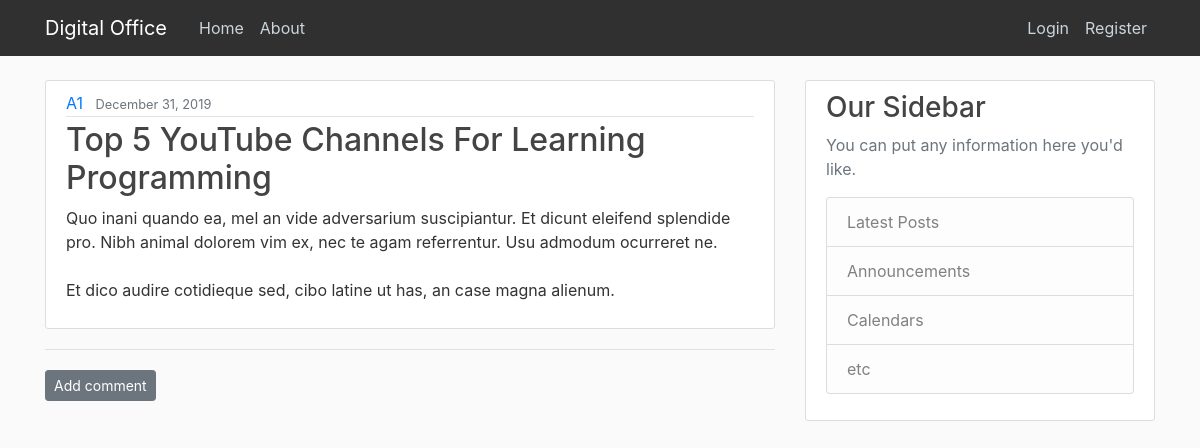
The page /blog/files/30/ on the database its author committed.
### blog/models.py (models this page shows, shortened)
class Files(models.Model):
    title=models.CharField(max_length=100)
    summary=models.TextField()
    date_posted=models.DateTimeField(default=timezone.now)
    author=models.ForeignKey(User,on_delete=models.CASCADE)

### blog/views.py (the view)
# urls.py: path('files/<int:pk>/',FileDetailView.as_view(),name='file-detail'),
class FileDetailView(DetailView):
    model=Files

### blog/templates/blog/files_detail.html (shortened to what this page needs)
{% extends "blog/base.html" %}
{% block content %}
<article class="media content-section">
    <div class="media-body">
      <div class="article-metadata">
        <a class="mr-2" href="#">{{ object.author }}</a>
        <small class="text-muted">{{ object.date_posted | date:"F d, Y" }}</small>
      </div>
      <h2  class="article-title">{{ object.title }}</h2>
      <p class="article-content">{{ object.summary }}</p>
    </div>
  </article>
  <hr>
<a class="btn btn-secondary btn-sm mt-1 mb-1" href="{% url 'add_comment_to_post' files.pk %}">Add comment</a>
<br>
{% endblock %}

### blog/static/blog/main.css (style rules this page uses)
body { background: #fafafa; color: #333333; margin-top: 5rem; }
h1, h2, h3, h4, h5, h6 { color: #444444; }
.content-section { background: #ffffff; padding: 10px 20px; border: 1px solid #dddddd; border-radius: 3px; margin-bottom: 20px; }
.article-title { color: #444444; }
.article-content { white-space: pre-line; }
.article-metadata { padding-bottom: 1px; margin-bottom: 4px; border-bottom: 1px solid #e3e3e3 }

### rows shown on the page
Files: author "A1", date_posted "December 31, 2019", title "Top 5 YouTube Channels For Learning Programming", summary "Quo inani quando ea, mel an vide adversarium suscipiantur. Et dicunt eleifend splendide pro. Nibh animal dolorem vim ex, nec te agam referrentur. Usu admodum ocurreret ne. Et dico audire cotidieque sed, cibo latine ut has, an case magna alienum."
